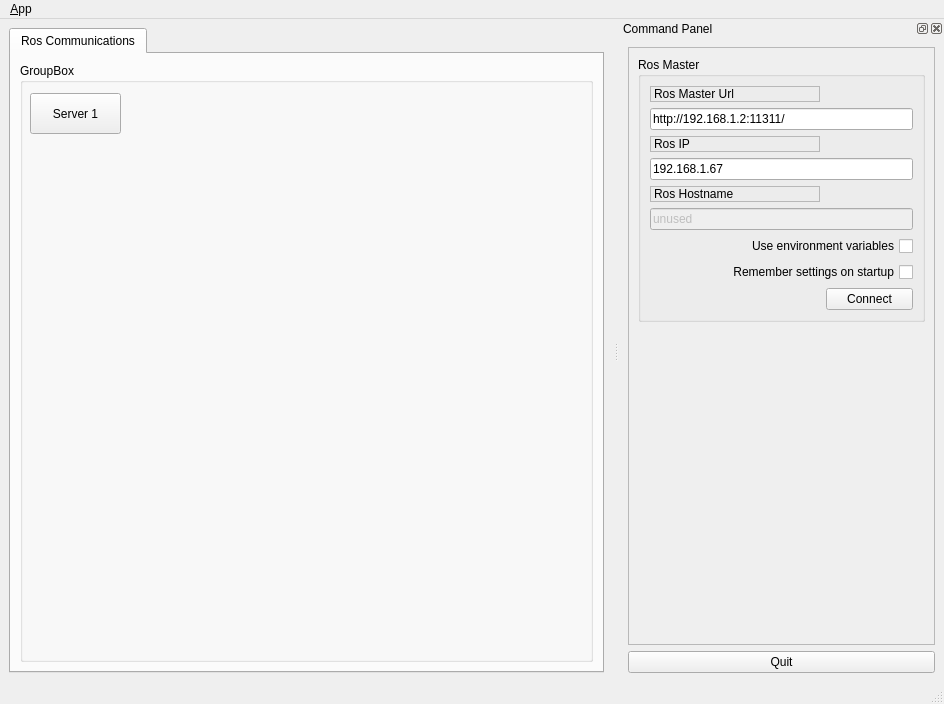
<?xml version="1.0" encoding="UTF-8"?>
<ui version="4.0">
 <class>MainWindowDesign</class>
 <widget class="QMainWindow" name="MainWindowDesign">
  <property name="geometry">
   <rect>
    <x>0</x>
    <y>0</y>
    <width>944</width>
    <height>704</height>
   </rect>
  </property>
  <property name="windowTitle">
   <string>QRosApp</string>
  </property>
  <property name="windowIcon">
   <iconset resource="../resources/images.qrc">
    <normaloff>:/images/icon.png</normaloff>:/images/icon.png</iconset>
  </property>
  <property name="locale">
   <locale language="English" country="Australia"/>
  </property>
  <widget class="QWidget" name="centralwidget">
   <layout class="QHBoxLayout">
    <item>
     <widget class="QTabWidget" name="tab_manager">
      <property name="minimumSize">
       <size>
        <width>100</width>
        <height>0</height>
       </size>
      </property>
      <property name="locale">
       <locale language="English" country="Australia"/>
      </property>
      <property name="currentIndex">
       <number>0</number>
      </property>
      <widget class="QWidget" name="tab_status">
       <attribute name="title">
        <string>Ros Communications</string>
       </attribute>
       <layout class="QVBoxLayout" name="verticalLayout_2">
        <item>
         <widget class="QGroupBox" name="groupBox_2">
          <property name="title">
           <string>GroupBox</string>
          </property>
          <widget class="QPushButton" name="pb_server_1">
           <property name="geometry">
            <rect>
             <x>10</x>
             <y>30</y>
             <width>91</width>
             <height>41</height>
            </rect>
           </property>
           <property name="text">
            <string>Server 1</string>
           </property>
          </widget>
         </widget>
        </item>
       </layout>
      </widget>
     </widget>
    </item>
   </layout>
  </widget>
  <widget class="QMenuBar" name="menubar">
   <property name="geometry">
    <rect>
     <x>0</x>
     <y>0</y>
     <width>944</width>
     <height>19</height>
    </rect>
   </property>
   <widget class="QMenu" name="menu_File">
    <property name="title">
     <string>&amp;App</string>
    </property>
    <addaction name="action_Preferences"/>
    <addaction name="separator"/>
    <addaction name="actionAbout"/>
    <addaction name="actionAbout_Qt"/>
    <addaction name="separator"/>
    <addaction name="action_Quit"/>
   </widget>
   <addaction name="menu_File"/>
  </widget>
  <widget class="QStatusBar" name="statusbar"/>
  <widget class="QDockWidget" name="dock_status">
   <property name="sizePolicy">
    <sizepolicy hsizetype="Minimum" vsizetype="Preferred">
     <horstretch>0</horstretch>
     <verstretch>0</verstretch>
    </sizepolicy>
   </property>
   <property name="minimumSize">
    <size>
     <width>325</width>
     <height>368</height>
    </size>
   </property>
   <property name="allowedAreas">
    <set>Qt::RightDockWidgetArea</set>
   </property>
   <property name="windowTitle">
    <string>Command Panel</string>
   </property>
   <attribute name="dockWidgetArea">
    <number>2</number>
   </attribute>
   <widget class="QWidget" name="dockWidgetContents_2">
    <layout class="QVBoxLayout" name="verticalLayout">
     <item>
      <widget class="QFrame" name="frame">
       <property name="sizePolicy">
        <sizepolicy hsizetype="Minimum" vsizetype="Preferred">
         <horstretch>0</horstretch>
         <verstretch>0</verstretch>
        </sizepolicy>
       </property>
       <property name="frameShape">
        <enum>QFrame::StyledPanel</enum>
       </property>
       <property name="frameShadow">
        <enum>QFrame::Raised</enum>
       </property>
       <layout class="QVBoxLayout" name="verticalLayout_3">
        <item>
         <widget class="QGroupBox" name="groupBox">
          <property name="title">
           <string>Ros Master</string>
          </property>
          <layout class="QGridLayout" name="gridLayout">
           <item row="0" column="0">
            <widget class="QLabel" name="label">
             <property name="frameShape">
              <enum>QFrame::StyledPanel</enum>
             </property>
             <property name="frameShadow">
              <enum>QFrame::Raised</enum>
             </property>
             <property name="text">
              <string>Ros Master Url</string>
             </property>
            </widget>
           </item>
           <item row="1" column="0" colspan="2">
            <widget class="QLineEdit" name="line_edit_master">
             <property name="text">
              <string>http://192.168.1.2:11311/</string>
             </property>
            </widget>
           </item>
           <item row="2" column="0">
            <widget class="QLabel" name="label_2">
             <property name="frameShape">
              <enum>QFrame::StyledPanel</enum>
             </property>
             <property name="frameShadow">
              <enum>QFrame::Raised</enum>
             </property>
             <property name="text">
              <string>Ros IP</string>
             </property>
            </widget>
           </item>
           <item row="3" column="0" colspan="2">
            <widget class="QLineEdit" name="line_edit_host">
             <property name="text">
              <string>192.168.1.67</string>
             </property>
            </widget>
           </item>
           <item row="4" column="0">
            <widget class="QLabel" name="label_3">
             <property name="frameShape">
              <enum>QFrame::StyledPanel</enum>
             </property>
             <property name="frameShadow">
              <enum>QFrame::Raised</enum>
             </property>
             <property name="text">
              <string>Ros Hostname</string>
             </property>
            </widget>
           </item>
           <item row="5" column="0" colspan="2">
            <widget class="QLineEdit" name="line_edit_topic">
             <property name="enabled">
              <bool>false</bool>
             </property>
             <property name="text">
              <string>unused</string>
             </property>
            </widget>
           </item>
           <item row="6" column="0" colspan="2">
            <widget class="QCheckBox" name="checkbox_use_environment">
             <property name="layoutDirection">
              <enum>Qt::RightToLeft</enum>
             </property>
             <property name="text">
              <string>Use environment variables</string>
             </property>
            </widget>
           </item>
           <item row="7" column="0" colspan="2">
            <widget class="QCheckBox" name="checkbox_remember_settings">
             <property name="layoutDirection">
              <enum>Qt::RightToLeft</enum>
             </property>
             <property name="text">
              <string>Remember settings on startup</string>
             </property>
            </widget>
           </item>
           <item row="8" column="0">
            <spacer name="horizontalSpacer">
             <property name="orientation">
              <enum>Qt::Horizontal</enum>
             </property>
             <property name="sizeHint" stdset="0">
              <size>
               <width>170</width>
               <height>21</height>
              </size>
             </property>
            </spacer>
           </item>
           <item row="8" column="1">
            <widget class="QPushButton" name="button_connect">
             <property name="enabled">
              <bool>true</bool>
             </property>
             <property name="sizePolicy">
              <sizepolicy hsizetype="MinimumExpanding" vsizetype="Fixed">
               <horstretch>0</horstretch>
               <verstretch>0</verstretch>
              </sizepolicy>
             </property>
             <property name="toolTip">
              <string>Set the target to the current joint trajectory state.</string>
             </property>
             <property name="statusTip">
              <string>Clear all waypoints and set the target to the current joint trajectory state.</string>
             </property>
             <property name="text">
              <string>Connect</string>
             </property>
            </widget>
           </item>
          </layout>
         </widget>
        </item>
        <item>
         <spacer name="verticalSpacer_3">
          <property name="orientation">
           <enum>Qt::Vertical</enum>
          </property>
          <property name="sizeHint" stdset="0">
           <size>
            <width>20</width>
            <height>233</height>
           </size>
          </property>
         </spacer>
        </item>
       </layout>
      </widget>
     </item>
     <item>
      <widget class="QPushButton" name="quit_button">
       <property name="sizePolicy">
        <sizepolicy hsizetype="MinimumExpanding" vsizetype="Fixed">
         <horstretch>0</horstretch>
         <verstretch>0</verstretch>
        </sizepolicy>
       </property>
       <property name="text">
        <string>Quit</string>
       </property>
      </widget>
     </item>
    </layout>
   </widget>
  </widget>
  <action name="action_Quit">
   <property name="text">
    <string>&amp;Quit</string>
   </property>
   <property name="shortcut">
    <string>Ctrl+Q</string>
   </property>
   <property name="shortcutContext">
    <enum>Qt::ApplicationShortcut</enum>
   </property>
  </action>
  <action name="action_Preferences">
   <property name="text">
    <string>&amp;Preferences</string>
   </property>
  </action>
  <action name="actionAbout">
   <property name="text">
    <string>&amp;About</string>
   </property>
  </action>
  <action name="actionAbout_Qt">
   <property name="text">
    <string>About &amp;Qt</string>
   </property>
  </action>
 </widget>
 <resources>
  <include location="../resources/images.qrc"/>
 </resources>
 <connections>
  <connection>
   <sender>action_Quit</sender>
   <signal>triggered()</signal>
   <receiver>MainWindowDesign</receiver>
   <slot>close()</slot>
   <hints>
    <hint type="sourcelabel">
     <x>-1</x>
     <y>-1</y>
    </hint>
    <hint type="destinationlabel">
     <x>399</x>
     <y>299</y>
    </hint>
   </hints>
  </connection>
  <connection>
   <sender>quit_button</sender>
   <signal>clicked()</signal>
   <receiver>MainWindowDesign</receiver>
   <slot>close()</slot>
   <hints>
    <hint type="sourcelabel">
     <x>859</x>
     <y>552</y>
    </hint>
    <hint type="destinationlabel">
     <x>469</x>
     <y>299</y>
    </hint>
   </hints>
  </connection>
 </connections>
</ui>
